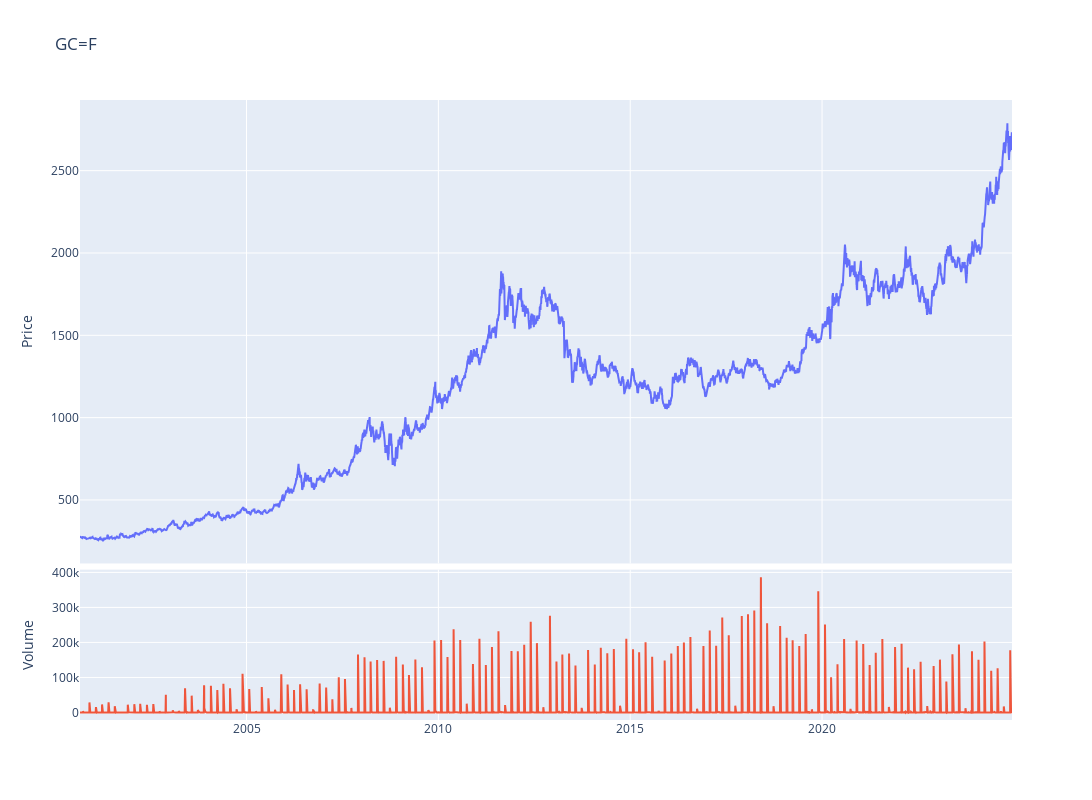

This figure's notebook cell:
### Code cell
fig = make_subplots(rows=4, cols=1,shared_xaxes=True,vertical_spacing=0.01,specs=[[{'rowspan':3,'colspan':1}],[None],[None],[{'rowspan':1,'colspan':1}]])

# Graph (1,1)
fig.add_trace(go.Scatter(x=stock_ticker.index,y=stock_ticker['Adj Close'],mode="lines",name=f"{ticker}"),row=1, col=1)
# Update xaxis properties
fig.update_yaxes(title_text="Price", row=1, col=1)

# Graph (4,1)
fig.add_trace(go.Scatter(x=stock_ticker.index,y=stock_ticker['Volume'],mode="lines",name='Volume'),row=4, col=1)
fig.update_yaxes(title_text="Volume", row=4, col=1)

fig.update_layout(height=800, width=1300,showlegend=False,title=f"{ticker}")

fig.show()

### Figure 1 — Plotly figure (JSON) as saved in the notebook; plotly's stock layout.template omitted (floating-point values rounded to 4 significant figures; data arrays with more than 128 entries replaced by an {"elided": "..."} marker saying what was removed)
{"data": [{"mode": "lines", "name": "GC=F", "type": "scatter", "x": {"elided": "6095 str values"}, "xaxis": "x", "y": {"elided": "6095 float values"}, "yaxis": "y"}, {"mode": "lines", "name": "Volume", "type": "scatter", "x": {"elided": "6095 str values"}, "xaxis": "x2", "y": {"elided": "6095 int values"}, "yaxis": "y2"}], "layout": {"height": 800, "showlegend": false, "title": {"text": "GC=F"}, "width": 1300, "xaxis": {"anchor": "y", "domain": [0, 1], "matches": "x2", "showticklabels": false}, "xaxis2": {"anchor": "y2", "domain": [0, 1]}, "yaxis": {"anchor": "x", "domain": [0.2525, 1], "title": {"text": "Price"}}, "yaxis2": {"anchor": "x2", "domain": [0, 0.2425], "title": {"text": "Volume"}}}}
